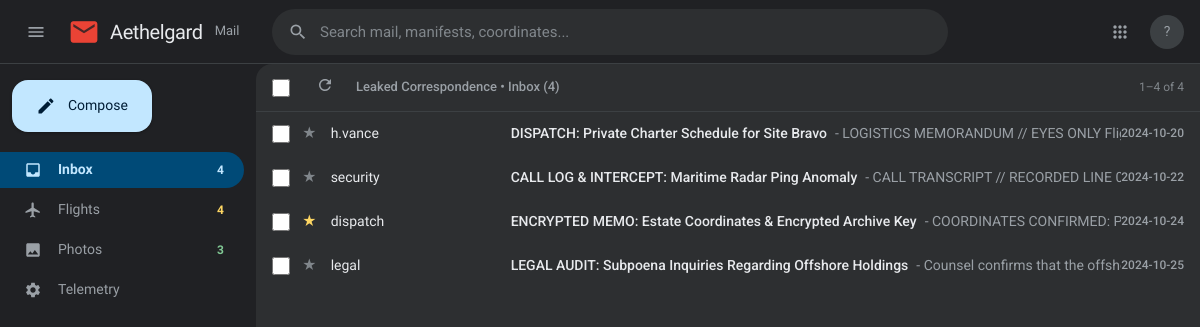
Page /mail on the committed database.
### tables this page shows
CREATE TABLE messages (
    id INTEGER PRIMARY KEY AUTOINCREMENT,
    sender TEXT NOT NULL,
    recipient TEXT NOT NULL,
    timestamp TEXT NOT NULL,
    subject TEXT NOT NULL,
    classification TEXT NOT NULL,
    content TEXT NOT NULL
);

### app/routes/main.py (the view)
@router.get("/mail", response_class=HTMLResponse)
async def mail_page(request: Request, q: Optional[str] = None):
    context = get_base_context(request, "EXECUTIVE CORRESPONDENCE")
    sql_error = None
    if q is not None and q.strip() != "":
        try:
            raw_sql = f"SELECT id, sender, recipient, timestamp, subject, classification, content FROM messages WHERE subject LIKE '%{q}%' OR content LIKE '%{q}%' OR sender LIKE '%{q}%' ORDER BY id ASC"
            messages = query_all(raw_sql)
        except Exception as e:
            messages = []
            sql_error = str(e)
    else:
        messages = query_all(
            """
            SELECT id, sender, recipient, timestamp, subject, classification, content
            FROM messages
            ORDER BY id ASC
            """
        )
    context.update({
        "messages": messages,
        "search_query": q or "",
        "sql_error": sql_error,
    })
    return templates.TemplateResponse(
        request=request,
        name="mail.html",
        context=context,
    )

### templates/mail.html (shortened to what this page needs)
{% extends "base.html" %}
{% block content %}
<div class="g-action-bar">
  <div class="g-action-group">
    <input type="checkbox" class="g-mail-checkbox" title="Select all">
    <span style="cursor: pointer;" title="Refresh" onclick="location.reload();">
      <svg width="18" height="18" viewBox="0 0 24 24" fill="currentColor">
        <path d="M17.65 6.35C16.2 4.9 14.21 4 12 4c-4.42 0-7.99 3.58-7.99 8s3.57 8 7.99 8c3.73 0 6.84-2.55 7.73-6h-2.08c-.82 2.33-3.04 4-5.65 4-3.31 0-6-2.69-6-6s2.69-6 6-6c1.66 0 3.14.69 4.22 1.78L13 11h7V4l-2.35 2.35z"/>
      </svg>
    </span>
    <span style="font-size: 13px; font-weight: 500; color: var(--g-text-secondary); margin-left: 8px;">
      Leaked Correspondence &bull; Inbox ({{ messages | length }})
    </span>
  </div>
  <div style="font-size: 12px; color: var(--g-text-muted);">
    1–{{ messages | length }} of {{ messages | length }}
  </div>
</div>
<div style="display: flex; flex-direction: column;">
  {% for msg in messages %}
  <div class="g-mail-row" id="row-{{ msg.id }}" onclick="toggleMail({{ msg.id }})">
    <input type="checkbox" class="g-mail-checkbox" onclick="event.stopPropagation()">
    <span class="g-mail-star {% if 'TOP SECRET' in msg.classification %}starred{% endif %}" onclick="event.stopPropagation()">★</span>
    <div class="g-mail-sender">{{ msg.sender.split('@')[0] }}</div>
    <div class="g-mail-content">
      <span class="g-mail-subject">{{ msg.subject }}</span>
      <span class="g-mail-snippet">- {{ msg.content[:80] }}...</span>
    </div>
    <div class="g-mail-date">{{ msg.timestamp.split(' ')[0] }}</div>
  </div>
  {% else %}
  <div style="text-align: center; padding: 60px; color: var(--g-text-muted);">
    No messages found matching your search.
  </div>
  {% endfor %}
</div>
{% endblock %}

### static/css/style.css (style rules this page uses)
:root { --g-bg: #202124; --g-surface: #2d2f31; --g-surface-hover: #35373a; --g-surface-active: #3c4043; --g-border: #3c4043; --g-border-subtle: #2d2f31; --g-text-primary: #e8eaed; --g-text-secondary: #9aa0a6; --g-text-muted: #80868b; --g-text-link: #8ab4f8; --g-blue: #8ab4f8; --g-blue-hover: #aecbfa; --g-blue-bg: rgba(138, 180, 248, 0.12); --g-red: #f28b82; --g-yellow: #fdd663; --g-green: #81c995; --font-main: "Google Sans", Roboto, -apple-system, BlinkMacSystemFont, "Segoe UI", sans-serif; --font-body: Roboto, -apple-system, BlinkMacSystemFont, "Segoe UI", sans-serif; --font-mono: "Roboto Mono", Consolas, monospace; }
* { box-sizing: border-box; margin: 0; padding: 0; }
body { background-color: var(--g-bg); color: var(--g-text-primary); font-family: var(--font-body); font-size: 14px; line-height: 1.4; height: 100vh; overflow: hidden; display: flex; flex-direction: column; -webkit-font-smoothing: antialiased; }
.g-action-bar { height: 48px; padding: 0 16px; display: flex; align-items: center; justify-content: space-between; border-bottom: 1px solid var(--g-border); color: var(--g-text-secondary); font-size: 13px; }
.g-action-group { display: flex; align-items: center; gap: 14px; }
.g-mail-row { display: flex; align-items: center; padding: 0 16px; height: 44px; border-bottom: 1px solid var(--g-border-subtle); cursor: pointer; font-size: 14px; transition: background 0.1s, box-shadow 0.1s; }
.g-mail-checkbox { width: 18px; height: 18px; margin-right: 12px; accent-color: var(--g-blue); cursor: pointer; }
.g-mail-star { color: var(--g-text-muted); margin-right: 14px; cursor: pointer; }
.g-mail-star.starred { color: var(--g-yellow); }
.g-mail-sender { width: 180px; font-family: var(--font-main); font-weight: 500; color: var(--g-text-primary); white-space: nowrap; overflow: hidden; text-overflow: ellipsis; }
.g-mail-content { flex: 1; display: flex; align-items: center; gap: 8px; overflow: hidden; white-space: nowrap; text-overflow: ellipsis; padding-right: 16px; }
.g-mail-subject { font-weight: 500; color: var(--g-text-primary); }
.g-mail-snippet { color: var(--g-text-secondary); font-weight: 400; }
.g-mail-date { font-size: 12px; font-weight: 500; color: var(--g-text-secondary); white-space: nowrap; }

### rows in the picture
messages: sender "h.vance", subject "DISPATCH: Private Charter Schedule for Site Bravo", content "LOGISTICS MEMORANDUM // EYES ONL…", timestamp "2024-10-20"
messages: sender "security", subject "CALL LOG & INTERCEPT: Maritime Radar Ping Anomaly", content "CALL TRANSCRIPT // RECORDED LI…", timestamp "2024-10-22"
messages: sender "dispatch", subject "ENCRYPTED MEMO: Estate Coordinates & Encrypted Archive Key", content "COORDINATES CONFIRM…", timestamp "2024-10-24"
messages: sender "legal", subject "LEGAL AUDIT: Subpoena Inquiries Regarding Offshore Holdings", content "Counsel confirms that the o…", timestamp "2024-10-25"

### other values in the picture
{{ messages | length }} "4"
